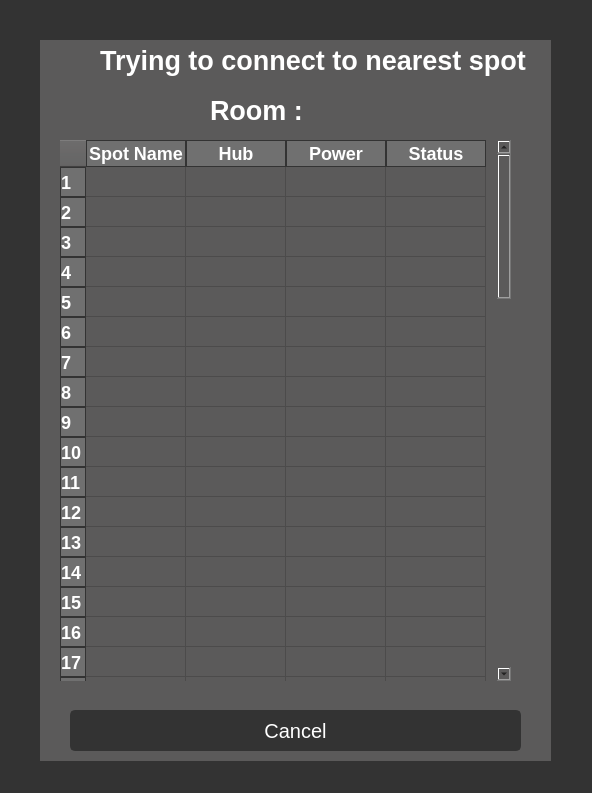
<?xml version="1.0" encoding="UTF-8"?>
<ui version="4.0">
 <class>Form</class>
 <widget class="QWidget" name="Form">
  <property name="geometry">
   <rect>
    <x>0</x>
    <y>0</y>
    <width>592</width>
    <height>793</height>
   </rect>
  </property>
  <property name="windowTitle">
   <string>Form</string>
  </property>
  <property name="autoFillBackground">
   <bool>false</bool>
  </property>
  <property name="styleSheet">
   <string notr="true">background-color: rgb(51,51,51);</string>
  </property>
  <widget class="QGroupBox" name="groupBox">
   <property name="geometry">
    <rect>
     <x>40</x>
     <y>40</y>
     <width>511</width>
     <height>721</height>
    </rect>
   </property>
   <property name="styleSheet">
    <string notr="true">background-color: rgb(91,90,90);
border:0px;</string>
   </property>
   <property name="title">
    <string/>
   </property>
   <widget class="QPushButton" name="pushButton_5">
    <property name="geometry">
     <rect>
      <x>30</x>
      <y>670</y>
      <width>451</width>
      <height>41</height>
     </rect>
    </property>
    <property name="font">
     <font>
      <pointsize>15</pointsize>
     </font>
    </property>
    <property name="styleSheet">
     <string notr="true">QPushButton {
	border: 2px solid rgb(51,51,51);
	border-radius: 5px;	
	color:rgb(255,255,255);
	background-color: rgb(51,51,51);
}
QPushButton:hover {
	border: 2px solid rgb(0,143,150);
	background-color: rgb(0,143,150);
}
QPushButton:pressed {	
	border: 2px solid rgb(0,143,150);
	background-color: rgb(51,51,51);
}

QPushButton:disabled {	
	border-radius: 5px;	
	border: 2px solid rgb(112,112,112);
	background-color: rgb(112,112,112);
}</string>
    </property>
    <property name="text">
     <string>Cancel</string>
    </property>
   </widget>
   <widget class="QLabel" name="label_20">
    <property name="geometry">
     <rect>
      <x>60</x>
      <y>-10</y>
      <width>441</width>
      <height>61</height>
     </rect>
    </property>
    <property name="minimumSize">
     <size>
      <width>100</width>
      <height>0</height>
     </size>
    </property>
    <property name="font">
     <font>
      <family>Segoe UI</family>
      <pointsize>20</pointsize>
      <weight>75</weight>
      <bold>true</bold>
     </font>
    </property>
    <property name="styleSheet">
     <string notr="true">color:rgb(255,255,255);</string>
    </property>
    <property name="text">
     <string>Trying to connect to nearest spot</string>
    </property>
   </widget>
   <widget class="QLabel" name="label_21">
    <property name="geometry">
     <rect>
      <x>170</x>
      <y>40</y>
      <width>101</width>
      <height>61</height>
     </rect>
    </property>
    <property name="minimumSize">
     <size>
      <width>100</width>
      <height>0</height>
     </size>
    </property>
    <property name="font">
     <font>
      <family>Segoe UI</family>
      <pointsize>20</pointsize>
      <weight>75</weight>
      <bold>true</bold>
     </font>
    </property>
    <property name="styleSheet">
     <string notr="true">color:rgb(255,255,255);</string>
    </property>
    <property name="text">
     <string>Room :</string>
    </property>
   </widget>
   <widget class="QLabel" name="label_22">
    <property name="geometry">
     <rect>
      <x>270</x>
      <y>40</y>
      <width>221</width>
      <height>61</height>
     </rect>
    </property>
    <property name="minimumSize">
     <size>
      <width>100</width>
      <height>0</height>
     </size>
    </property>
    <property name="font">
     <font>
      <family>Segoe UI</family>
      <pointsize>20</pointsize>
      <weight>75</weight>
      <bold>true</bold>
     </font>
    </property>
    <property name="styleSheet">
     <string notr="true">color:rgb(255,255,255);</string>
    </property>
    <property name="text">
     <string/>
    </property>
   </widget>
   <widget class="QTableWidget" name="tableWidget">
    <property name="enabled">
     <bool>true</bool>
    </property>
    <property name="geometry">
     <rect>
      <x>20</x>
      <y>100</y>
      <width>451</width>
      <height>541</height>
     </rect>
    </property>
    <property name="font">
     <font>
      <weight>50</weight>
      <bold>false</bold>
      <stylestrategy>PreferDefault</stylestrategy>
     </font>
    </property>
    <property name="styleSheet">
     <string notr="true">QTableWidget:item{
   font-size: 15px;
   color:rgb(255,255,255);
}
QTableCornerButton::section { 
Background-color:rgb(91,90,90);
 }


QTableView QHeaderView::section {
font-size: 18px;
Background-color:rgb(112,112,112);
color:rgb(255,255,255);
font-weight: bold;
border:1px solid rgb(51,51,51);

	

}</string>
    </property>
    <property name="rowCount">
     <number>60</number>
    </property>
    <row/>
    <row/>
    <row/>
    <row/>
    <row/>
    <row/>
    <row/>
    <row/>
    <row/>
    <row/>
    <row/>
    <row/>
    <row/>
    <row/>
    <row/>
    <row/>
    <row/>
    <row/>
    <row/>
    <row/>
    <row/>
    <row/>
    <row/>
    <row/>
    <row/>
    <row/>
    <row/>
    <row/>
    <row/>
    <row/>
    <row/>
    <row/>
    <row/>
    <row/>
    <row/>
    <row/>
    <row/>
    <row/>
    <row/>
    <row/>
    <row/>
    <row/>
    <row/>
    <row/>
    <row/>
    <row/>
    <row/>
    <row/>
    <row/>
    <row/>
    <row/>
    <row/>
    <row/>
    <row/>
    <row/>
    <row/>
    <row/>
    <row/>
    <row/>
    <row/>
    <column>
     <property name="text">
      <string>Spot Name</string>
     </property>
    </column>
    <column>
     <property name="text">
      <string>Hub</string>
     </property>
    </column>
    <column>
     <property name="text">
      <string>Power</string>
     </property>
    </column>
    <column>
     <property name="text">
      <string>Status</string>
     </property>
    </column>
    <item row="0" column="0">
     <property name="text">
      <string/>
     </property>
    </item>
   </widget>
   <widget class="QLabel" name="label">
    <property name="geometry">
     <rect>
      <x>15</x>
      <y>-6</y>
      <width>58</width>
      <height>58</height>
     </rect>
    </property>
    <property name="text">
     <string/>
    </property>
   </widget>
   <zorder>pushButton_5</zorder>
   <zorder>label_21</zorder>
   <zorder>label_22</zorder>
   <zorder>tableWidget</zorder>
   <zorder>label</zorder>
   <zorder>label_20</zorder>
  </widget>
 </widget>
 <resources>
  <include location="Icons.qrc"/>
 </resources>
 <connections/>
</ui>
